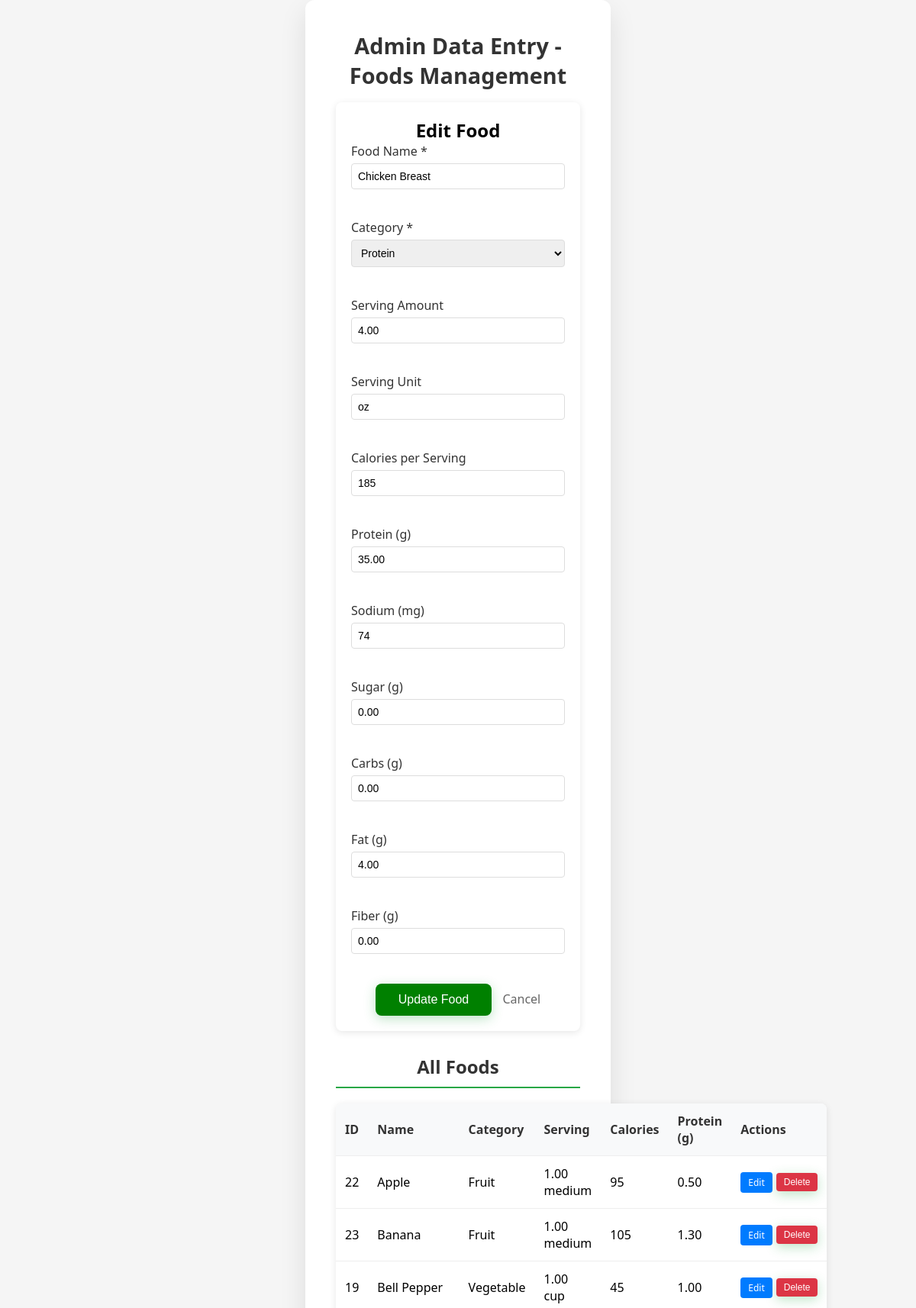
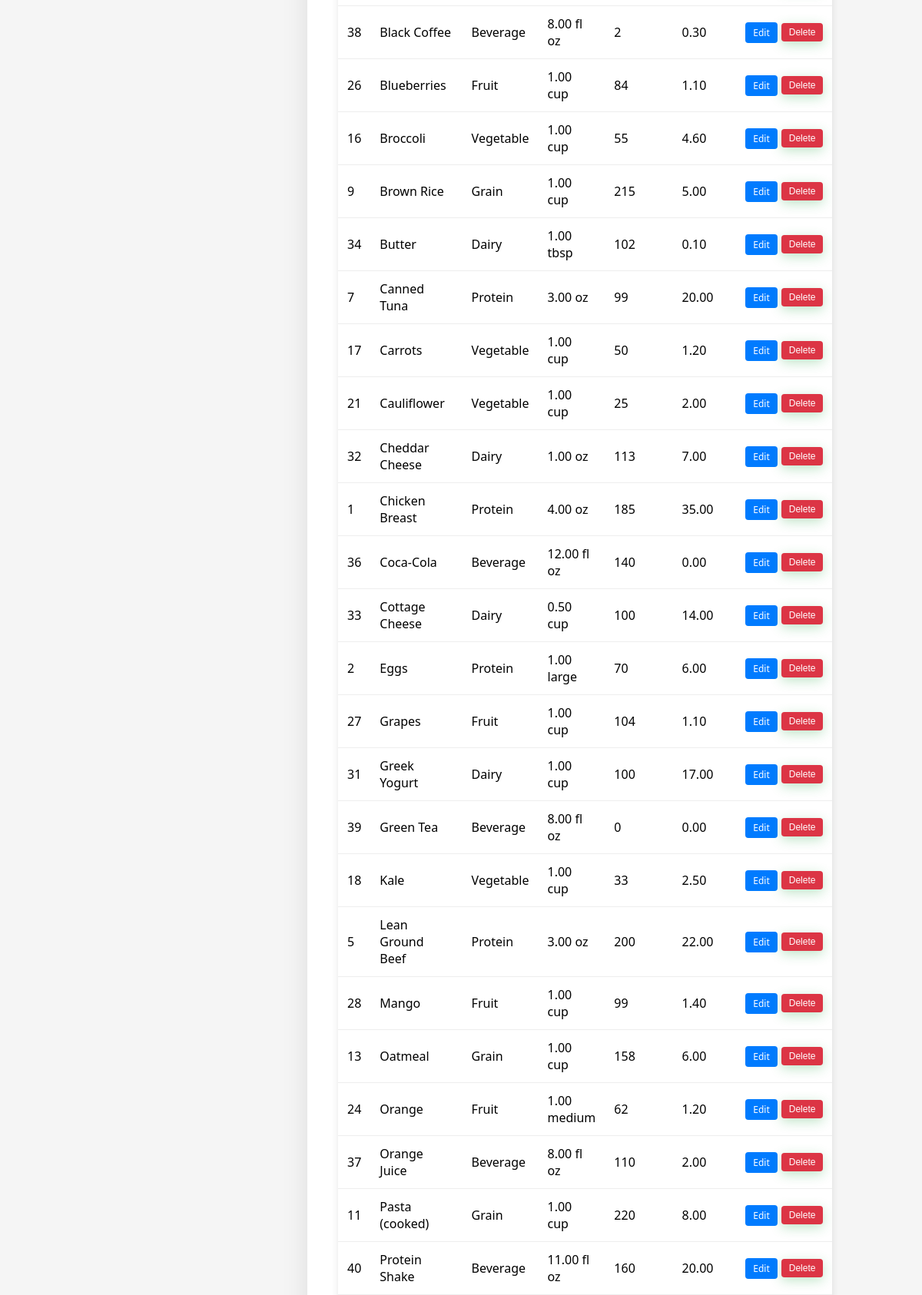
The app's page /admin/adminDataEntry.php?edit=1 (signed in, upper part) with its own data (2 pictures, top to bottom).
### tables this page shows
CREATE TABLE Foods (
  id INT PRIMARY KEY AUTO_INCREMENT,

  name VARCHAR(50) NOT NULL,

  category ENUM('protein', 'grain', 'vegetable', 'fruit', 'dairy', 'beverage') NOT NULL,

  serving_amount DECIMAL(6,2),            
  serving_unit VARCHAR(20),               

  calories_per_serving INT,

  protein_grams DECIMAL(5,2),
  sodium_mg INT,
  sugar_grams DECIMAL(5,2),
  carbs_grams DECIMAL(5,2),
  fat_grams DECIMAL(5,2),
  fiber_grams DECIMAL(5,2),

  INDEX idx_category (category),
  INDEX idx_nutrition (protein_grams, sodium_mg, sugar_grams)
);

### database/db.php (called while the page is built, shortened)
<?php
class db {
    private $pdo = null;
    function __construct() {
    try {
        $this->pdo = new PDO (
            "mysql:host=".DB_HOST.";dbname=".DB_NAME.";charset=".DB_CHARSET,
            DB_USER, DB_PASSWORD, [
                PDO::ATTR_ERRMODE => PDO::ERRMODE_EXCEPTION,
                PDO::ATTR_DEFAULT_FETCH_MODE => PDO::FETCH_ASSOC
            ]
        );
    } catch (PDOException $e) {
        echo "ERROR connecting <br>".$e->getMessage();
        return null;
    }
}
    public function selectOne($sql, $params = []) {
    try {
        $this->stmt = $this->pdo->prepare($sql);
        $this->stmt->execute($params);
        return $this->stmt->fetch();
    } catch (PDOException $e) {
        echo "SelectOne Error: " . $e->getMessage();
        return null;
    }
}
      function select ($sql, $data=null) {
          try{
              $this->stmt = $this->pdo->prepare($sql);
              $this->stmt->execute($data);
              return $this->stmt->fetchAll();
          } catch (PDOException $e) {
               echo $sql . "<br>".$e->getMessage();
               return null;
          }
      }
}
$_db = new db();

### admin/adminDataEntry.php (the view, shortened to what this page needs)
<?php
require_once __DIR__ . '/../database/db.php';
$foods = $_db->select("SELECT * FROM Foods ORDER BY name");
$editFood = null;
if (isset($_GET['edit'])) {
    $editId = $_GET['edit'];
    $editFood = $_db->selectOne("SELECT * FROM Foods WHERE id = ?", [$editId]);
}
?>
<!DOCTYPE html>
<html lang="en">
<head>
    <link rel="stylesheet" href="../style.css">
</head>
<body>
<div class="container">
    <h1>Admin Data Entry - Foods Management</h1>
    <div class="form-container">
        <h2><?php echo $editFood ? 'Edit Food' : 'Add New Food'; ?></h2>
        <form method="POST">
            <div class="form-row">
                <div class="form-group">
                    <label for="name">Food Name *</label>
                    <input type="text" id="name" name="name" value="<?php echo htmlspecialchars($editFood['name'] ?? ''); ?>" required>
                </div>
                <div class="form-group">
                    <label for="category">Category *</label>
                    <select id="category" name="category" required>
                        <option value="protein" <?php echo ($editFood['category'] ?? '') === 'protein' ? 'selected' : ''; ?>>Protein</option>
                    </select>
                </div>
            </div>
            <div class="form-row">
                <div class="form-group">
                    <label for="serving_amount">Serving Amount</label>
                    <input type="number" step="0.01" id="serving_amount" name="serving_amount" value="<?php echo htmlspecialchars($editFood['serving_amount'] ?? ''); ?>">
                </div>
                <div class="form-group">
                    <label for="serving_unit">Serving Unit</label>
                    <input type="text" id="serving_unit" name="serving_unit" value="<?php echo htmlspecialchars($editFood['serving_unit'] ?? ''); ?>" placeholder="e.g., oz, cup, g">
                </div>
                <div class="form-group">
                    <label for="calories">Calories per Serving</label>
                    <input type="number" id="calories" name="calories" value="<?php echo htmlspecialchars($editFood['calories_per_serving'] ?? ''); ?>">
                </div>
            </div>
            <div class="form-row">
                <div class="form-group">
                    <label for="protein">Protein (g)</label>
                    <input type="number" step="0.01" id="protein" name="protein" value="<?php echo htmlspecialchars($editFood['protein_grams'] ?? ''); ?>">
                </div>
                <div class="form-group">
                    <label for="sodium">Sodium (mg)</label>
                    <input type="number" id="sodium" name="sodium" value="<?php echo htmlspecialchars($editFood['sodium_mg'] ?? ''); ?>">
                </div>
                <div class="form-group">
                    <label for="sugar">Sugar (g)</label>
                    <input type="number" step="0.01" id="sugar" name="sugar" value="<?php echo htmlspecialchars($editFood['sugar_grams'] ?? ''); ?>">
                </div>
            </div>
            <div class="form-row">
                <div class="form-group">
                    <label for="carbs">Carbs (g)</label>
                    <input type="number" step="0.01" id="carbs" name="carbs" value="<?php echo htmlspecialchars($editFood['carbs_grams'] ?? ''); ?>">
                </div>
                <div class="form-group">
                    <label for="fat">Fat (g)</label>
                    <input type="number" step="0.01" id="fat" name="fat" value="<?php echo htmlspecialchars($editFood['fat_grams'] ?? ''); ?>">
                </div>
                <div class="form-group">
                    <label for="fiber">Fiber (g)</label>
                    <input type="number" step="0.01" id="fiber" name="fiber" value="<?php echo htmlspecialchars($editFood['fiber_grams'] ?? ''); ?>">
                </div>
            </div>
            <button type="submit"><?php echo $editFood ? 'Update Food' : 'Add Food'; ?></button>
            <?php if ($editFood): ?>
                <a href="adminDataEntry.php" style="margin-left: 10px; text-decoration: none; color: #666;">Cancel</a>
            <?php endif; ?>
        </form>
    </div>
    <h2 class="section-title">All Foods</h2>
    <?php if ($foods): ?>
        <table class="foods-table">
            <thead>
                <tr>
                    <th>ID</th>
                    <th>Name</th>
                    <th>Category</th>
                    <th>Serving</th>
                    <th>Calories</th>
                    <th>Protein (g)</th>
                    <th>Actions</th>
                </tr>
            </thead>
            <tbody>
                <?php foreach ($foods as $food): ?>
                    <tr>
                        <td><?php echo $food['id']; ?></td>
                        <td><?php echo htmlspecialchars($food['name']); ?></td>
                        <td><?php echo ucfirst($food['category']); ?></td>
                        <td><?php echo $food['serving_amount'] ? $food['serving_amount'] . ' ' . $food['serving_unit'] : '-'; ?></td>
                        <td><?php echo $food['calories_per_serving'] ?? '-'; ?></td>
                        <td><?php echo $food['protein_grams'] ?? '-'; ?></td>
                        <td>
                            <div class="action-buttons">
                                <a href="adminDataEntry.php?edit=<?php echo $food['id']; ?>" class="btn-small btn-edit">Edit</a>
                                <form method="POST" style="display: inline;" onsubmit="return confirm('Are you sure you want to delete this food item?');">
                                    <button type="submit" class="btn-small btn-delete">Delete</button>
                                </form>
                            </div>
                        </td>
                    </tr>
                <?php endforeach; ?>
            </tbody>
        </table>
    <?php else: ?>
        <p>No foods found. Add your first food item above!</p>
    <?php endif; ?>
</div>
</body>
</html>

### style.css (style rules this page uses)
* { margin: 0; padding: 0; box-sizing: border-box; }
body { font-family: 'Segoe UI', Tahoma, Geneva, Verdana, sans-serif; background: #f5f5f5; min-height: 100vh; display: flex; align-items: center; justify-content: center; }
.container { background: white; padding: 2.5rem; border-radius: 12px; box-shadow: 0 15px 35px rgba(0, 0, 0, 0.1); text-align: center; max-width: 400px; width: 90%; }
h1 { color: #333; margin-bottom: 1rem; font-size: 1.8rem; font-weight: 600; }
button { background: green; color: white; border: none; padding: 12px 30px; border-radius: 8px; font-size: 1rem; font-weight: 500; cursor: pointer; transition: all 0.3s ease; box-shadow: 0 4px 15px rgba(40, 167, 69, 0.3); }
.form-group { margin-bottom: 1.5rem; text-align: left; }
.form-group label { display: block; margin-bottom: 0.5rem; color: #333; font-weight: 500; }
.form-group input { width: 100%; padding: 12px; border: 2px solid #ddd; border-radius: 8px; font-size: 1rem; transition: border-color 0.3s ease; }

### admin/adminDataEntry.php (style rules this page uses)
.form-container { background: #fff; padding: 20px; border-radius: 8px; box-shadow: 0 2px 10px rgba(0,0,0,0.1); margin-bottom: 30px; }
.form-row { display: flex; gap: 15px; margin-bottom: 15px; flex-wrap: wrap; }
.form-group { flex: 1; min-width: 200px; }
.form-group label { display: block; margin-bottom: 5px; font-weight: 500; color: #333; }
.form-group input, .form-group select { width: 100%; padding: 8px; border: 1px solid #ddd; border-radius: 4px; font-size: 14px; }
.foods-table { width: 100%; border-collapse: collapse; background: #fff; border-radius: 8px; overflow: hidden; box-shadow: 0 2px 10px rgba(0,0,0,0.1); }
.foods-table th, .foods-table td { padding: 12px; text-align: left; border-bottom: 1px solid #eee; }
.foods-table th { background: #f8f9fa; font-weight: 600; color: #333; }
.action-buttons { display: flex; gap: 5px; }
.btn-small { padding: 5px 10px; font-size: 12px; border: none; border-radius: 4px; cursor: pointer; text-decoration: none; display: inline-block; }
.btn-edit { background: #007bff; color: white; }
.btn-delete { background: #dc3545; color: white; }
.section-title { margin-top: 30px; margin-bottom: 20px; color: #333; border-bottom: 2px solid #28a745; padding-bottom: 10px; }

### records on screen
foods: name "Chicken Breast", category "Protein", serving_amount "4.00", serving_unit "oz", calories "185", protein "35.00", sodium "74", sugar "0.00", carbs "0.00", fat "4.00", fiber "0.00", id "1", calories_per_serving "185", protein_grams "35.00"
foods: id "22", name "Apple", category "Fruit", serving_amount "1.00", serving_unit "medium", calories_per_serving "95", protein_grams "0.50"
foods: id "23", name "Banana", category "Fruit", serving_amount "1.00", serving_unit "medium", calories_per_serving "105", protein_grams "1.30"
foods: id "19", name "Bell Pepper", category "Vegetable", serving_amount "1.00", serving_unit "cup", calories_per_serving "45", protein_grams "1.00"
foods: id "38", name "Black Coffee", category "Beverage", serving_amount "8.00", serving_unit "fl oz", calories_per_serving "2", protein_grams "0.30"
foods: id "26", name "Blueberries", category "Fruit", serving_amount "1.00", serving_unit "cup", calories_per_serving "84", protein_grams "1.10"
foods: id "16", name "Broccoli", category "Vegetable", serving_amount "1.00", serving_unit "cup", calories_per_serving "55", protein_grams "4.60"
foods: id "9", name "Brown Rice", category "Grain", serving_amount "1.00", serving_unit "cup", calories_per_serving "215", protein_grams "5.00"
foods: id "34", name "Butter", category "Dairy", serving_amount "1.00", serving_unit "tbsp", calories_per_serving "102", protein_grams "0.10"
foods: id "7", name "Canned Tuna", category "Protein", serving_amount "3.00", serving_unit "oz", calories_per_serving "99", protein_grams "20.00"
foods: id "17", name "Carrots", category "Vegetable", serving_amount "1.00", serving_unit "cup", calories_per_serving "50", protein_grams "1.20"
foods: id "21", name "Cauliflower", category "Vegetable", serving_amount "1.00", serving_unit "cup", calories_per_serving "25", protein_grams "2.00"
foods: id "32", name "Cheddar Cheese", category "Dairy", serving_amount "1.00", serving_unit "oz", calories_per_serving "113", protein_grams "7.00"
foods: id "36", name "Coca-Cola", category "Beverage", serving_amount "12.00", serving_unit "fl oz", calories_per_serving "140", protein_grams "0.00"
foods: id "33", name "Cottage Cheese", category "Dairy", serving_amount "0.50", serving_unit "cup", calories_per_serving "100", protein_grams "14.00"
foods: id "2", name "Eggs", category "Protein", serving_amount "1.00", serving_unit "large", calories_per_serving "70", protein_grams "6.00"
foods: id "27", name "Grapes", category "Fruit", serving_amount "1.00", serving_unit "cup", calories_per_serving "104", protein_grams "1.10"
foods: id "31", name "Greek Yogurt", category "Dairy", serving_amount "1.00", serving_unit "cup", calories_per_serving "100", protein_grams "17.00"
foods: id "39", name "Green Tea", category "Beverage", serving_amount "8.00", serving_unit "fl oz", calories_per_serving "0", protein_grams "0.00"
foods: id "18", name "Kale", category "Vegetable", serving_amount "1.00", serving_unit "cup", calories_per_serving "33", protein_grams "2.50"
foods: id "5", name "Lean Ground Beef", category "Protein", serving_amount "3.00", serving_unit "oz", calories_per_serving "200", protein_grams "22.00"
foods: id "28", name "Mango", category "Fruit", serving_amount "1.00", serving_unit "cup", calories_per_serving "99", protein_grams "1.40"
foods: id "13", name "Oatmeal", category "Grain", serving_amount "1.00", serving_unit "cup", calories_per_serving "158", protein_grams "6.00"
foods: id "24", name "Orange", category "Fruit", serving_amount "1.00", serving_unit "medium", calories_per_serving "62", protein_grams "1.20"
foods: id "37", name "Orange Juice", category "Beverage", serving_amount "8.00", serving_unit "fl oz", calories_per_serving "110", protein_grams "2.00"
foods: id "11", name "Pasta (cooked)", category "Grain", serving_amount "1.00", serving_unit "cup", calories_per_serving "220", protein_grams "8.00"
foods: id "40", name "Protein Shake", category "Beverage", serving_amount "11.00", serving_unit "fl oz", calories_per_serving "160", protein_grams "20.00"
